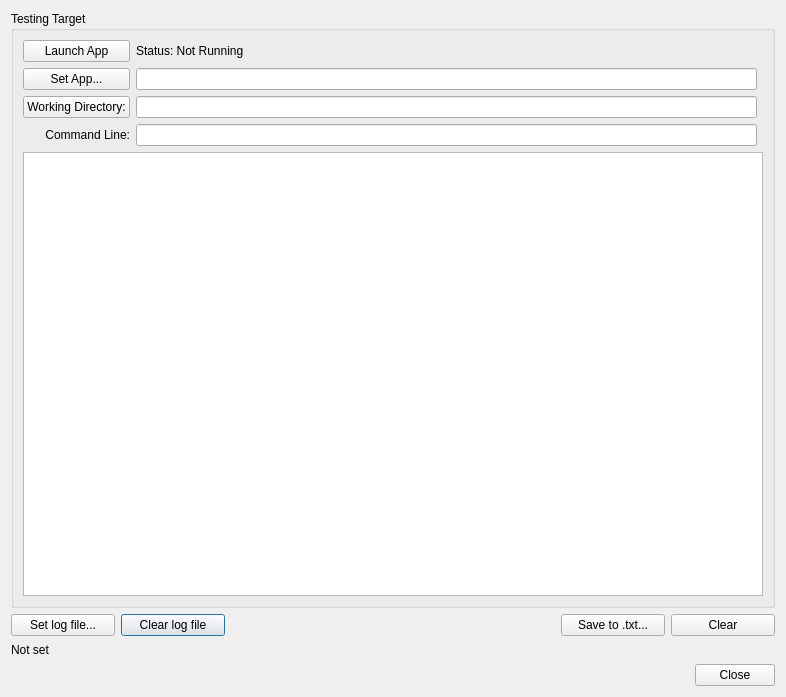
<?xml version="1.0" encoding="UTF-8"?>
<ui version="4.0">
 <class>dlgLayerOutput</class>
 <widget class="QDialog" name="dlgLayerOutput">
  <property name="geometry">
   <rect>
    <x>0</x>
    <y>0</y>
    <width>786</width>
    <height>697</height>
   </rect>
  </property>
  <property name="windowTitle">
   <string>Test Environment</string>
  </property>
  <layout class="QGridLayout" name="gridLayout">
   <item row="2" column="1">
    <widget class="QPushButton" name="pushButtonClearLogFile">
     <property name="text">
      <string>Clear log file</string>
     </property>
    </widget>
   </item>
   <item row="3" column="0" colspan="6">
    <widget class="QLabel" name="labelLogFile">
     <property name="minimumSize">
      <size>
       <width>0</width>
       <height>16</height>
      </size>
     </property>
     <property name="text">
      <string>Not set</string>
     </property>
    </widget>
   </item>
   <item row="2" column="0">
    <widget class="QPushButton" name="pushButtonSetLogFile">
     <property name="text">
      <string>Set log file...</string>
     </property>
    </widget>
   </item>
   <item row="2" column="5">
    <widget class="QPushButton" name="pushButtonSave">
     <property name="text">
      <string>Save to .txt...</string>
     </property>
    </widget>
   </item>
   <item row="2" column="6">
    <widget class="QPushButton" name="pushButtonClear">
     <property name="text">
      <string>Clear</string>
     </property>
    </widget>
   </item>
   <item row="1" column="0" colspan="7">
    <widget class="QGroupBox" name="groupBox_2">
     <property name="title">
      <string>Testing Target</string>
     </property>
     <layout class="QGridLayout" name="gridLayout_2">
      <item row="6" column="1" colspan="3">
       <widget class="QTextBrowser" name="textBrowser">
        <property name="html">
         <string>&lt;!DOCTYPE HTML PUBLIC &quot;-//W3C//DTD HTML 4.0//EN&quot; &quot;http://www.w3.org/TR/REC-html40/strict.dtd&quot;&gt;
&lt;html&gt;&lt;head&gt;&lt;meta name=&quot;qrichtext&quot; content=&quot;1&quot; /&gt;&lt;style type=&quot;text/css&quot;&gt;
p, li { white-space: pre-wrap; }
&lt;/style&gt;&lt;/head&gt;&lt;body style=&quot; font-family:'MS Shell Dlg 2'; font-size:8.25pt; font-weight:400; font-style:normal;&quot;&gt;
&lt;p style=&quot;-qt-paragraph-type:empty; margin-top:0px; margin-bottom:0px; margin-left:0px; margin-right:0px; -qt-block-indent:0; text-indent:0px; font-size:7.875pt;&quot;&gt;&lt;br /&gt;&lt;/p&gt;&lt;/body&gt;&lt;/html&gt;</string>
        </property>
       </widget>
      </item>
      <item row="3" column="1">
       <widget class="QPushButton" name="pushButtonSetApp">
        <property name="maximumSize">
         <size>
          <width>150</width>
          <height>16777215</height>
         </size>
        </property>
        <property name="text">
         <string>Set App...</string>
        </property>
       </widget>
      </item>
      <item row="0" column="2">
       <widget class="QLabel" name="labelRunStatus">
        <property name="text">
         <string>Status: Not Running</string>
        </property>
       </widget>
      </item>
      <item row="3" column="2">
       <widget class="QLineEdit" name="labelLaunchApp">
        <property name="readOnly">
         <bool>true</bool>
        </property>
       </widget>
      </item>
      <item row="5" column="2">
       <widget class="QLineEdit" name="lineEditCmdLine"/>
      </item>
      <item row="4" column="1">
       <widget class="QPushButton" name="pushButtonWorkingDir">
        <property name="text">
         <string>Working Directory:</string>
        </property>
       </widget>
      </item>
      <item row="4" column="2">
       <widget class="QLineEdit" name="lineEditWorkingDirectory">
        <property name="readOnly">
         <bool>false</bool>
        </property>
       </widget>
      </item>
      <item row="5" column="1">
       <widget class="QLabel" name="label">
        <property name="text">
         <string>Command Line:</string>
        </property>
        <property name="alignment">
         <set>Qt::AlignRight|Qt::AlignTrailing|Qt::AlignVCenter</set>
        </property>
       </widget>
      </item>
      <item row="0" column="1">
       <widget class="QPushButton" name="pushButtonLaunchApp">
        <property name="maximumSize">
         <size>
          <width>150</width>
          <height>16777215</height>
         </size>
        </property>
        <property name="text">
         <string>Launch App</string>
        </property>
       </widget>
      </item>
     </layout>
    </widget>
   </item>
   <item row="4" column="0" colspan="7">
    <widget class="QDialogButtonBox" name="buttonBox">
     <property name="orientation">
      <enum>Qt::Horizontal</enum>
     </property>
     <property name="standardButtons">
      <set>QDialogButtonBox::Close</set>
     </property>
    </widget>
   </item>
  </layout>
 </widget>
 <tabstops>
  <tabstop>pushButtonLaunchApp</tabstop>
  <tabstop>pushButtonSetApp</tabstop>
  <tabstop>labelLaunchApp</tabstop>
  <tabstop>pushButtonWorkingDir</tabstop>
  <tabstop>lineEditWorkingDirectory</tabstop>
  <tabstop>lineEditCmdLine</tabstop>
  <tabstop>textBrowser</tabstop>
  <tabstop>pushButtonSetLogFile</tabstop>
  <tabstop>pushButtonClearLogFile</tabstop>
  <tabstop>pushButtonSave</tabstop>
  <tabstop>pushButtonClear</tabstop>
 </tabstops>
 <resources/>
 <connections>
  <connection>
   <sender>buttonBox</sender>
   <signal>accepted()</signal>
   <receiver>dlgLayerOutput</receiver>
   <slot>accept()</slot>
   <hints>
    <hint type="sourcelabel">
     <x>248</x>
     <y>254</y>
    </hint>
    <hint type="destinationlabel">
     <x>157</x>
     <y>274</y>
    </hint>
   </hints>
  </connection>
  <connection>
   <sender>buttonBox</sender>
   <signal>rejected()</signal>
   <receiver>dlgLayerOutput</receiver>
   <slot>reject()</slot>
   <hints>
    <hint type="sourcelabel">
     <x>316</x>
     <y>260</y>
    </hint>
    <hint type="destinationlabel">
     <x>286</x>
     <y>274</y>
    </hint>
   </hints>
  </connection>
 </connections>
</ui>
